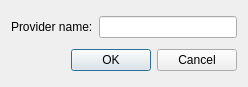
<?xml version="1.0" encoding="UTF-8"?>
<ui version="4.0">
 <class>AddProviderDialog</class>
 <widget class="QDialog" name="AddProviderDialog">
  <property name="geometry">
   <rect>
    <x>0</x>
    <y>0</y>
    <width>248</width>
    <height>87</height>
   </rect>
  </property>
  <property name="windowTitle">
   <string>Add a provider</string>
  </property>
  <property name="windowOpacity">
   <double>2.000000000000000</double>
  </property>
  <layout class="QVBoxLayout" name="verticalLayout">
   <item>
    <layout class="QHBoxLayout" name="horizontalLayout">
     <item>
      <widget class="QLabel" name="label">
       <property name="text">
        <string>Provider name:</string>
       </property>
      </widget>
     </item>
     <item>
      <widget class="QLineEdit" name="lineEdit"/>
     </item>
    </layout>
   </item>
   <item>
    <widget class="QDialogButtonBox" name="buttonBox">
     <property name="orientation">
      <enum>Qt::Horizontal</enum>
     </property>
     <property name="standardButtons">
      <set>QDialogButtonBox::Cancel|QDialogButtonBox::Ok</set>
     </property>
    </widget>
   </item>
  </layout>
 </widget>
 <resources/>
 <connections>
  <connection>
   <sender>buttonBox</sender>
   <signal>accepted()</signal>
   <receiver>AddProviderDialog</receiver>
   <slot>accept()</slot>
   <hints>
    <hint type="sourcelabel">
     <x>248</x>
     <y>254</y>
    </hint>
    <hint type="destinationlabel">
     <x>157</x>
     <y>274</y>
    </hint>
   </hints>
  </connection>
  <connection>
   <sender>buttonBox</sender>
   <signal>rejected()</signal>
   <receiver>AddProviderDialog</receiver>
   <slot>reject()</slot>
   <hints>
    <hint type="sourcelabel">
     <x>316</x>
     <y>260</y>
    </hint>
    <hint type="destinationlabel">
     <x>286</x>
     <y>274</y>
    </hint>
   </hints>
  </connection>
 </connections>
</ui>
